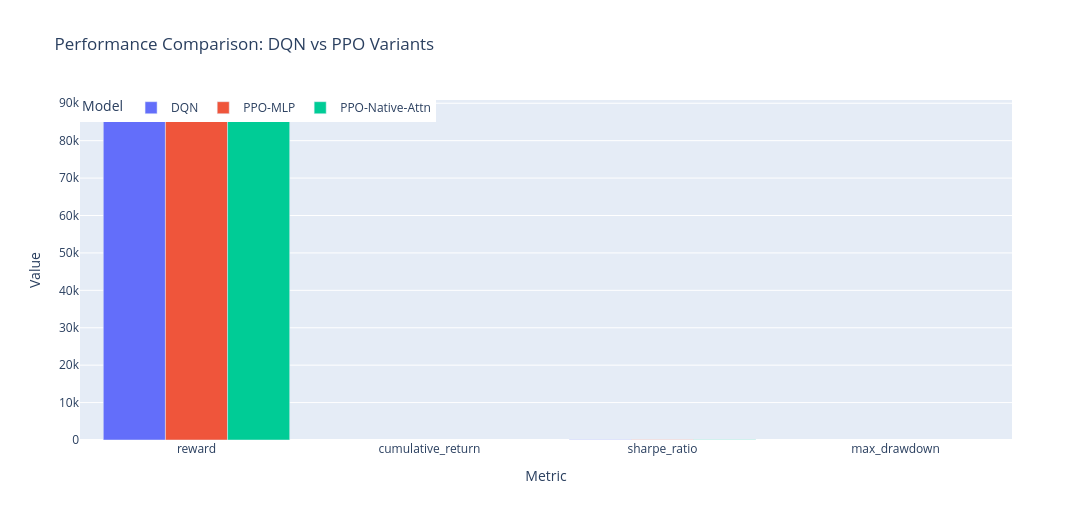
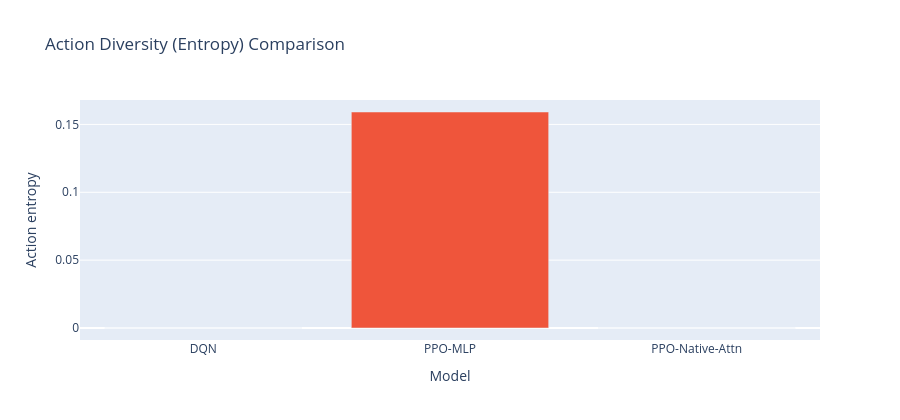
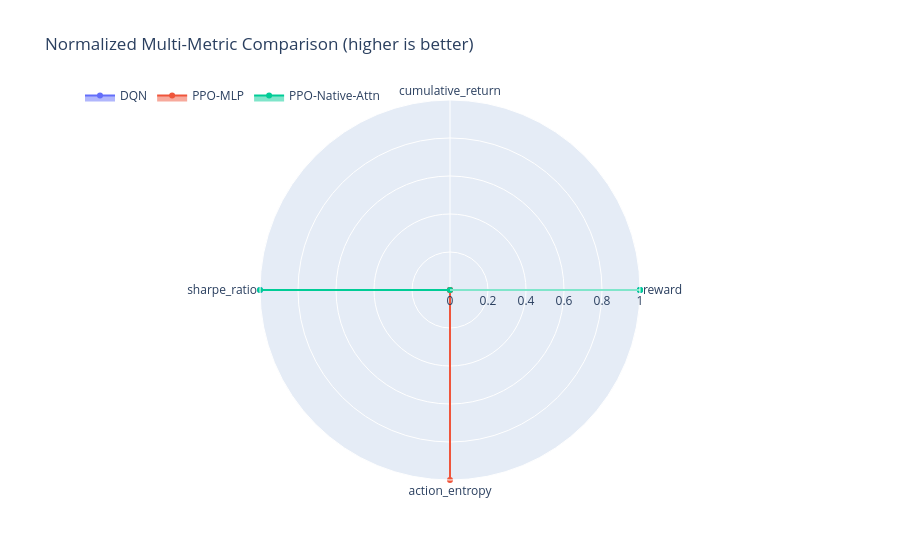

The cell these charts' notebook holds for them, in order:
### Code cell
# Compare DQN, PPO (MLP), and PPO (Native Attention) in one panel
print("=== Model Comparison: DQN vs PPO-MLP vs PPO-Native-Attention ===")

import plotly.express as px
import plotly.graph_objects as go

def _safe_metric(eval_dict, key):
    return float(eval_dict.get(key, np.nan)) if isinstance(eval_dict, dict) else np.nan

def _action_entropy_from_series(action_series):
    if action_series is None or len(action_series) == 0:
        return np.nan
    probs = action_series.value_counts(normalize=True).values
    return float(-(probs * np.log(probs + 1e-12)).sum())

def _build_model_row(model_name, eval_dict=None, action_df=None, action_col=None):
    entropy = np.nan
    if isinstance(action_df, pd.DataFrame) and action_col in action_df.columns:
        entropy = _action_entropy_from_series(action_df[action_col])
    elif isinstance(eval_dict, dict) and 'actions' in eval_dict:
        tmp_df = pd.DataFrame(eval_dict['actions'])
        if 'action_name' in tmp_df.columns:
            entropy = _action_entropy_from_series(tmp_df['action_name'])

    return {
        'model': model_name,
        'reward': _safe_metric(eval_dict, 'reward'),
        'cumulative_return': _safe_metric(eval_dict, 'cumulative_return'),
        'sharpe_ratio': _safe_metric(eval_dict, 'sharpe_ratio'),
        'max_drawdown': _safe_metric(eval_dict, 'max_drawdown'),
        'action_entropy': entropy,
    }

rows = [
    _build_model_row('DQN', globals().get('test_eval'), globals().get('actions_df'), 'action_name'),
    _build_model_row('PPO-MLP', globals().get('ppo_test_eval'), globals().get('ppo_prob_df'), 'chosen_action'),
    _build_model_row('PPO-Native-Attn', globals().get('ppo_attn_test_eval'), globals().get('attn_prob_df'), 'chosen_action'),
]

cmp_df = pd.DataFrame(rows)
print(cmp_df.round(4))

metric_cols = ['reward', 'cumulative_return', 'sharpe_ratio', 'max_drawdown', 'action_entropy']
if cmp_df[metric_cols].isna().all(axis=None):
    raise RuntimeError(
        "No model results found. Run: DQN eval (Section 8), PPO-MLP (Section 6.2), and/or PPO-Native-Attn (Section 6.3)."
    )

perf_long = cmp_df.melt(
    id_vars='model',
    value_vars=['reward', 'cumulative_return', 'sharpe_ratio', 'max_drawdown'],
    var_name='metric',
    value_name='value',
)

fig_perf = px.bar(
    perf_long,
    x='metric',
    y='value',
    color='model',
    barmode='group',
    title='Performance Comparison: DQN vs PPO Variants',
    labels={'metric': 'Metric', 'value': 'Value', 'model': 'Model'},
)
fig_perf.update_layout(height=520, width=1280, legend=dict(orientation='h', y=1.02, x=0))
fig_perf.show()

fig_entropy = px.bar(
    cmp_df,
    x='model',
    y='action_entropy',
    color='model',
    title='Action Diversity (Entropy) Comparison',
    labels={'action_entropy': 'Action entropy', 'model': 'Model'},
)
fig_entropy.update_layout(height=420, width=900, showlegend=False)
fig_entropy.show()

radar_metrics = ['reward', 'cumulative_return', 'sharpe_ratio', 'action_entropy']
radar_df = cmp_df[['model'] + radar_metrics].copy()

for metric in radar_metrics:
    col = radar_df[metric].astype(float)
    valid = col.dropna()
    if len(valid) == 0:
        radar_df[metric] = np.nan
    elif abs(valid.max() - valid.min()) < 1e-12:
        radar_df[metric] = 0.5
    else:
        radar_df[metric] = (col - valid.min()) / (valid.max() - valid.min())

fig_radar = go.Figure()
for _, row in radar_df.iterrows():
    vals = [row[m] for m in radar_metrics]
    fig_radar.add_trace(
        go.Scatterpolar(
            r=vals + [vals[0]],
            theta=radar_metrics + [radar_metrics[0]],
            fill='toself',
            name=row['model'],
        )
    )

fig_radar.update_layout(
    title='Normalized Multi-Metric Comparison (higher is better)',
    polar=dict(radialaxis=dict(visible=True, range=[0, 1])),
    height=560,
    width=900,
    legend=dict(orientation='h', y=1.05, x=0),
)
fig_radar.show()

print("Comparison complete.")
print("Tip: if PPO-Native-Attn row is NaN, run Section 6.3 first.")

### Figure 1 — Plotly figure (JSON) as saved in the notebook; plotly's stock layout.template omitted (floating-point values rounded to 4 significant figures)
{"data": [{"alignmentgroup": "True", "hovertemplate": "Model=DQN<br>Metric=%{x}<br>Value=%{y}<extra></extra>", "legendgroup": "DQN", "marker": {"color": "#636efa", "pattern": {"shape": ""}}, "name": "DQN", "offsetgroup": "DQN", "orientation": "v", "showlegend": true, "textposition": "auto", "type": "bar", "x": ["reward", "cumulative_return", "sharpe_ratio", "max_drawdown"], "xaxis": "x", "y": [86330.0, Infinity, 41.42, NaN], "yaxis": "y"}, {"alignmentgroup": "True", "hovertemplate": "Model=PPO-MLP<br>Metric=%{x}<br>Value=%{y}<extra></extra>", "legendgroup": "PPO-MLP", "marker": {"color": "#EF553B", "pattern": {"shape": ""}}, "name": "PPO-MLP", "offsetgroup": "PPO-MLP", "orientation": "v", "showlegend": true, "textposition": "auto", "type": "bar", "x": ["reward", "cumulative_return", "sharpe_ratio", "max_drawdown"], "xaxis": "x", "y": [85740.0, Infinity, 41.08, NaN], "yaxis": "y"}, {"alignmentgroup": "True", "hovertemplate": "Model=PPO-Native-Attn<br>Metric=%{x}<br>Value=%{y}<extra></extra>", "legendgroup": "PPO-Native-Attn", "marker": {"color": "#00cc96", "pattern": {"shape": ""}}, "name": "PPO-Native-Attn", "offsetgroup": "PPO-Native-Attn", "orientation": "v", "showlegend": true, "textposition": "auto", "type": "bar", "x": ["reward", "cumulative_return", "sharpe_ratio", "max_drawdown"], "xaxis": "x", "y": [86330.0, Infinity, 41.42, NaN], "yaxis": "y"}], "layout": {"barmode": "group", "height": 520, "legend": {"orientation": "h", "title": {"text": "Model"}, "tracegroupgap": 0, "x": 0, "y": 1.02}, "title": {"text": "Performance Comparison: DQN vs PPO Variants"}, "width": 1280, "xaxis": {"anchor": "y", "domain": [0, 1], "title": {"text": "Metric"}}, "yaxis": {"anchor": "x", "domain": [0, 1], "title": {"text": "Value"}}}}

### Figure 2 — Plotly figure (JSON) as saved in the notebook; plotly's stock layout.template omitted (floating-point values rounded to 4 significant figures)
{"data": [{"hovertemplate": "Model=%{x}<br>Action entropy=%{y}<extra></extra>", "legendgroup": "DQN", "marker": {"color": "#636efa", "pattern": {"shape": ""}}, "name": "DQN", "orientation": "v", "showlegend": true, "textposition": "auto", "type": "bar", "x": ["DQN"], "xaxis": "x", "y": [-1e-12], "yaxis": "y"}, {"hovertemplate": "Model=%{x}<br>Action entropy=%{y}<extra></extra>", "legendgroup": "PPO-MLP", "marker": {"color": "#EF553B", "pattern": {"shape": ""}}, "name": "PPO-MLP", "orientation": "v", "showlegend": true, "textposition": "auto", "type": "bar", "x": ["PPO-MLP"], "xaxis": "x", "y": [0.1592], "yaxis": "y"}, {"hovertemplate": "Model=%{x}<br>Action entropy=%{y}<extra></extra>", "legendgroup": "PPO-Native-Attn", "marker": {"color": "#00cc96", "pattern": {"shape": ""}}, "name": "PPO-Native-Attn", "orientation": "v", "showlegend": true, "textposition": "auto", "type": "bar", "x": ["PPO-Native-Attn"], "xaxis": "x", "y": [-1e-12], "yaxis": "y"}], "layout": {"barmode": "relative", "height": 420, "legend": {"title": {"text": "Model"}, "tracegroupgap": 0}, "showlegend": false, "title": {"text": "Action Diversity (Entropy) Comparison"}, "width": 900, "xaxis": {"anchor": "y", "categoryarray": ["DQN", "PPO-MLP", "PPO-Native-Attn"], "categoryorder": "array", "domain": [0, 1], "title": {"text": "Model"}}, "yaxis": {"anchor": "x", "domain": [0, 1], "title": {"text": "Action entropy"}}}}

### Figure 3 — Plotly figure (JSON) as saved in the notebook; plotly's stock layout.template omitted (floating-point values rounded to 4 significant figures)
{"data": [{"fill": "toself", "name": "DQN", "r": [1, null, 1, 0, 1], "theta": ["reward", "cumulative_return", "sharpe_ratio", "action_entropy", "reward"], "type": "scatterpolar"}, {"fill": "toself", "name": "PPO-MLP", "r": [0, null, 0, 1, 0], "theta": ["reward", "cumulative_return", "sharpe_ratio", "action_entropy", "reward"], "type": "scatterpolar"}, {"fill": "toself", "name": "PPO-Native-Attn", "r": [1, null, 1, 0, 1], "theta": ["reward", "cumulative_return", "sharpe_ratio", "action_entropy", "reward"], "type": "scatterpolar"}], "layout": {"height": 560, "legend": {"orientation": "h", "x": 0, "y": 1.05}, "polar": {"radialaxis": {"range": [0, 1], "visible": true}}, "title": {"text": "Normalized Multi-Metric Comparison (higher is better)"}, "width": 900}}
